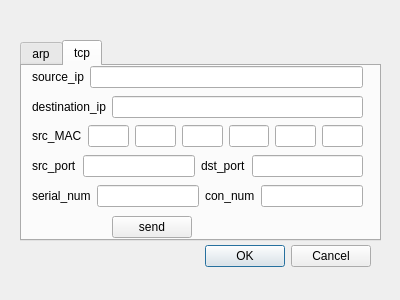
<?xml version="1.0" encoding="UTF-8"?>
<ui version="4.0">
 <class>Dialog</class>
 <widget class="QDialog" name="Dialog">
  <property name="geometry">
   <rect>
    <x>0</x>
    <y>0</y>
    <width>400</width>
    <height>300</height>
   </rect>
  </property>
  <property name="windowTitle">
   <string>Dialog</string>
  </property>
  <widget class="QDialogButtonBox" name="buttonBox">
   <property name="geometry">
    <rect>
     <x>30</x>
     <y>240</y>
     <width>341</width>
     <height>32</height>
    </rect>
   </property>
   <property name="orientation">
    <enum>Qt::Horizontal</enum>
   </property>
   <property name="standardButtons">
    <set>QDialogButtonBox::Cancel|QDialogButtonBox::Ok</set>
   </property>
  </widget>
  <widget class="QTabWidget" name="tabWidget">
   <property name="geometry">
    <rect>
     <x>20</x>
     <y>40</y>
     <width>361</width>
     <height>201</height>
    </rect>
   </property>
   <property name="currentIndex">
    <number>1</number>
   </property>
   <widget class="QWidget" name="tab">
    <attribute name="title">
     <string>arp</string>
    </attribute>
    <widget class="QWidget" name="verticalLayoutWidget">
     <property name="geometry">
      <rect>
       <x>0</x>
       <y>10</y>
       <width>362</width>
       <height>98</height>
      </rect>
     </property>
     <layout class="QVBoxLayout" name="verticalLayout">
      <item>
       <layout class="QHBoxLayout" name="horizontalLayout">
        <item>
         <widget class="QLabel" name="label_3">
          <property name="text">
           <string>source_MAC:</string>
          </property>
         </widget>
        </item>
        <item>
         <widget class="QLineEdit" name="lineEdit_3"/>
        </item>
        <item>
         <widget class="QLineEdit" name="lineEdit_4"/>
        </item>
        <item>
         <widget class="QLineEdit" name="lineEdit_5"/>
        </item>
        <item>
         <widget class="QLineEdit" name="lineEdit_6"/>
        </item>
        <item>
         <widget class="QLineEdit" name="lineEdit_7"/>
        </item>
        <item>
         <widget class="QLineEdit" name="lineEdit_8"/>
        </item>
       </layout>
      </item>
      <item>
       <spacer name="verticalSpacer">
        <property name="orientation">
         <enum>Qt::Vertical</enum>
        </property>
        <property name="sizeHint" stdset="0">
         <size>
          <width>20</width>
          <height>40</height>
         </size>
        </property>
       </spacer>
      </item>
      <item>
       <layout class="QHBoxLayout" name="horizontalLayout_3">
        <item>
         <widget class="QLabel" name="label">
          <property name="text">
           <string>source_ip:</string>
          </property>
         </widget>
        </item>
        <item>
         <widget class="QLineEdit" name="lineEdit"/>
        </item>
       </layout>
      </item>
      <item>
       <spacer name="verticalSpacer_2">
        <property name="orientation">
         <enum>Qt::Vertical</enum>
        </property>
        <property name="sizeHint" stdset="0">
         <size>
          <width>20</width>
          <height>40</height>
         </size>
        </property>
       </spacer>
      </item>
      <item>
       <layout class="QHBoxLayout" name="horizontalLayout_2">
        <item>
         <widget class="QLabel" name="label_2">
          <property name="text">
           <string>destination_ip:</string>
          </property>
         </widget>
        </item>
        <item>
         <widget class="QLineEdit" name="lineEdit_2"/>
        </item>
       </layout>
      </item>
     </layout>
    </widget>
    <widget class="QPushButton" name="pushButton_2">
     <property name="geometry">
      <rect>
       <x>120</x>
       <y>130</y>
       <width>80</width>
       <height>22</height>
      </rect>
     </property>
     <property name="text">
      <string>send</string>
     </property>
    </widget>
   </widget>
   <widget class="QWidget" name="tab_2">
    <attribute name="title">
     <string>tcp</string>
    </attribute>
    <widget class="QWidget" name="verticalLayoutWidget_2">
     <property name="geometry">
      <rect>
       <x>10</x>
       <y>0</y>
       <width>331</width>
       <height>141</height>
      </rect>
     </property>
     <layout class="QVBoxLayout" name="verticalLayout_2">
      <item>
       <layout class="QHBoxLayout" name="horizontalLayout_4">
        <item>
         <widget class="QLabel" name="label_4">
          <property name="text">
           <string>source_ip</string>
          </property>
         </widget>
        </item>
        <item>
         <widget class="QLineEdit" name="lineEdit_9"/>
        </item>
       </layout>
      </item>
      <item>
       <spacer name="verticalSpacer_3">
        <property name="orientation">
         <enum>Qt::Vertical</enum>
        </property>
        <property name="sizeHint" stdset="0">
         <size>
          <width>20</width>
          <height>40</height>
         </size>
        </property>
       </spacer>
      </item>
      <item>
       <layout class="QHBoxLayout" name="horizontalLayout_5">
        <item>
         <widget class="QLabel" name="label_5">
          <property name="text">
           <string>destination_ip</string>
          </property>
         </widget>
        </item>
        <item>
         <widget class="QLineEdit" name="lineEdit_10"/>
        </item>
       </layout>
      </item>
      <item>
       <spacer name="verticalSpacer_4">
        <property name="orientation">
         <enum>Qt::Vertical</enum>
        </property>
        <property name="sizeHint" stdset="0">
         <size>
          <width>20</width>
          <height>40</height>
         </size>
        </property>
       </spacer>
      </item>
      <item>
       <layout class="QHBoxLayout" name="horizontalLayout_6">
        <item>
         <widget class="QLabel" name="label_6">
          <property name="text">
           <string>src_MAC</string>
          </property>
         </widget>
        </item>
        <item>
         <widget class="QLineEdit" name="lineEdit_11"/>
        </item>
        <item>
         <widget class="QLineEdit" name="lineEdit_12"/>
        </item>
        <item>
         <widget class="QLineEdit" name="lineEdit_13"/>
        </item>
        <item>
         <widget class="QLineEdit" name="lineEdit_14"/>
        </item>
        <item>
         <widget class="QLineEdit" name="lineEdit_15"/>
        </item>
        <item>
         <widget class="QLineEdit" name="lineEdit_16"/>
        </item>
       </layout>
      </item>
      <item>
       <spacer name="verticalSpacer_5">
        <property name="orientation">
         <enum>Qt::Vertical</enum>
        </property>
        <property name="sizeHint" stdset="0">
         <size>
          <width>20</width>
          <height>40</height>
         </size>
        </property>
       </spacer>
      </item>
      <item>
       <layout class="QHBoxLayout" name="horizontalLayout_7">
        <item>
         <widget class="QLabel" name="label_7">
          <property name="text">
           <string>src_port</string>
          </property>
         </widget>
        </item>
        <item>
         <widget class="QLineEdit" name="lineEdit_17"/>
        </item>
        <item>
         <widget class="QLabel" name="label_8">
          <property name="text">
           <string>dst_port</string>
          </property>
         </widget>
        </item>
        <item>
         <widget class="QLineEdit" name="lineEdit_18"/>
        </item>
       </layout>
      </item>
      <item>
       <spacer name="verticalSpacer_6">
        <property name="orientation">
         <enum>Qt::Vertical</enum>
        </property>
        <property name="sizeHint" stdset="0">
         <size>
          <width>20</width>
          <height>40</height>
         </size>
        </property>
       </spacer>
      </item>
      <item>
       <layout class="QHBoxLayout" name="horizontalLayout_8">
        <item>
         <widget class="QLabel" name="label_9">
          <property name="text">
           <string>serial_num</string>
          </property>
         </widget>
        </item>
        <item>
         <widget class="QLineEdit" name="lineEdit_19"/>
        </item>
        <item>
         <widget class="QLabel" name="label_10">
          <property name="text">
           <string>con_num</string>
          </property>
         </widget>
        </item>
        <item>
         <widget class="QLineEdit" name="lineEdit_20"/>
        </item>
       </layout>
      </item>
     </layout>
    </widget>
    <widget class="QPushButton" name="pushButton">
     <property name="geometry">
      <rect>
       <x>90</x>
       <y>150</y>
       <width>80</width>
       <height>22</height>
      </rect>
     </property>
     <property name="text">
      <string>send</string>
     </property>
    </widget>
   </widget>
  </widget>
 </widget>
 <resources/>
 <connections>
  <connection>
   <sender>buttonBox</sender>
   <signal>accepted()</signal>
   <receiver>Dialog</receiver>
   <slot>accept()</slot>
   <hints>
    <hint type="sourcelabel">
     <x>248</x>
     <y>254</y>
    </hint>
    <hint type="destinationlabel">
     <x>157</x>
     <y>274</y>
    </hint>
   </hints>
  </connection>
  <connection>
   <sender>buttonBox</sender>
   <signal>rejected()</signal>
   <receiver>Dialog</receiver>
   <slot>reject()</slot>
   <hints>
    <hint type="sourcelabel">
     <x>316</x>
     <y>260</y>
    </hint>
    <hint type="destinationlabel">
     <x>286</x>
     <y>274</y>
    </hint>
   </hints>
  </connection>
 </connections>
</ui>
